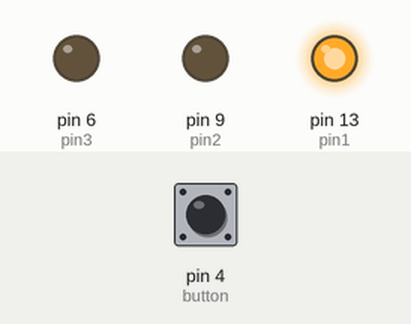
A sketch run on a simulated Arduino Uno, built with avr-gcc and run on an emulated ATmega328P. Shown: output pins drawn as LEDs (lit = HIGH). The inputs (shaded band) are chosen by the test bench; at power-on: pin 4 (button) HIGH.

Above: at 0.5 s.
At 1.5 s:
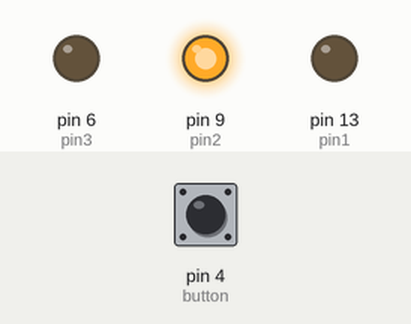
At 5.5 s:
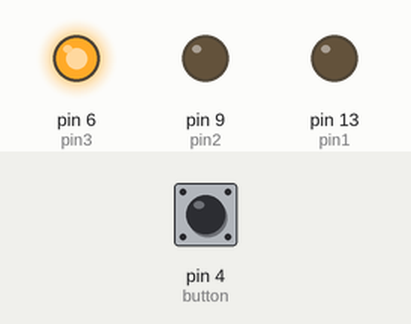
Timing chart, 0 to 6.9 s (numbered marks = the images above):
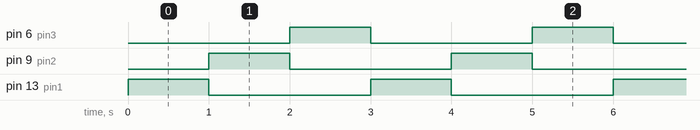

Measured:
- by itself, pin 6 (pin3), pin 9 (pin2), pin 13 (pin1): alternates HIGH for 1.0 s and LOW for 2.0 s
- by itself, everything shown: repeats every 3.0 s, in 3 steps

The sketch:

smart_traffic_light_system1.ino
```cpp
int pin1 = 13;
int pin2 = 9;
int pin3 = 6;
int button = 4;
int delayTime = 100;

void setup() {
  pinMode(pin1, OUTPUT);
  pinMode(pin2, OUTPUT);
  pinMode(pin3, OUTPUT);
  pinMode(button, INPUT_PULLUP);
}

void loop() {
  for (int i = 0; i < 10; i++) {
    if (digitalRead(button) == LOW) {
      pedestrianCrossing();
      return;
    }
    digitalWrite(pin1, HIGH);
    digitalWrite(pin2, LOW);
    digitalWrite(pin3, LOW);
    delay(delayTime);
  }

  for (int i = 0; i < 10; i++) {
    if (digitalRead(button) == LOW) {
      pedestrianCrossing();
      return;
    }
    digitalWrite(pin1, LOW);
    digitalWrite(pin2, HIGH);
    digitalWrite(pin3, LOW);
    delay(delayTime);
  }

  for (int i = 0; i < 10; i++) {
    if (digitalRead(button) == LOW) {
      pedestrianCrossing();
      return;
    }
    digitalWrite(pin1, LOW);
    digitalWrite(pin2, LOW);
    digitalWrite(pin3, HIGH);
    delay(delayTime);
  }
}

void pedestrianCrossing() {
  digitalWrite(pin1, LOW);
  digitalWrite(pin2, LOW);
  digitalWrite(pin3, HIGH);
  delay(2000);
}
```
